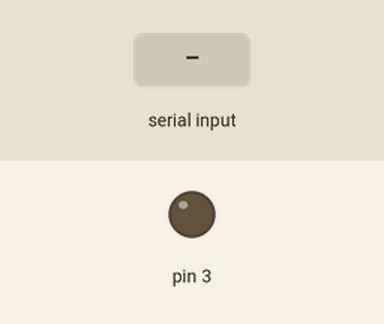
Simulated run of this sketch. Board: Arduino Uno, built with avr-gcc and run on an emulated ATmega328P. Shown: output pins drawn as LEDs (lit = HIGH). Inputs (shaded band) come from the test bench.

Above: at 1.2 s.
1.3 s: "V" received over Serial
At 1.36 s:
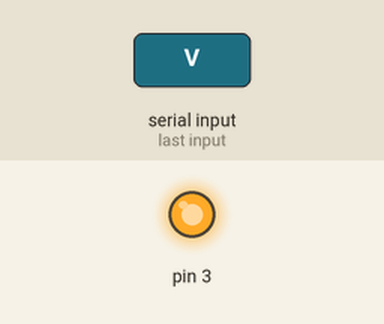
Timing chart, 0 to 4.3 s (numbered marks = the images above; inputs shaded):
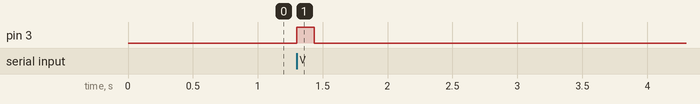

The sketch:

Arduino.ino
```cpp
char Buff;
bool SendVibration = false;
int Counter;

void setup() {
  pinMode(3, OUTPUT);
  Serial.begin(115200);
  Counter = 0;
}

void loop() {

  if (SendVibration) {
    Counter+=1;
    if (Counter > 10000) {
        SendVibration = false;
        digitalWrite(3, LOW);
        Counter = 0;
    }
  }

  if (Serial.available() > 0) {
    Buff = Serial.read();
    if (Buff == 'V') {
      if (SendVibration == false) digitalWrite(3, HIGH);
      SendVibration = true;
      Counter = 0;
    }
  }
}
```

Measured:
- after the input at 1.3 s, pin 3: LOW → HIGH at once, → LOW 0.14 s later
